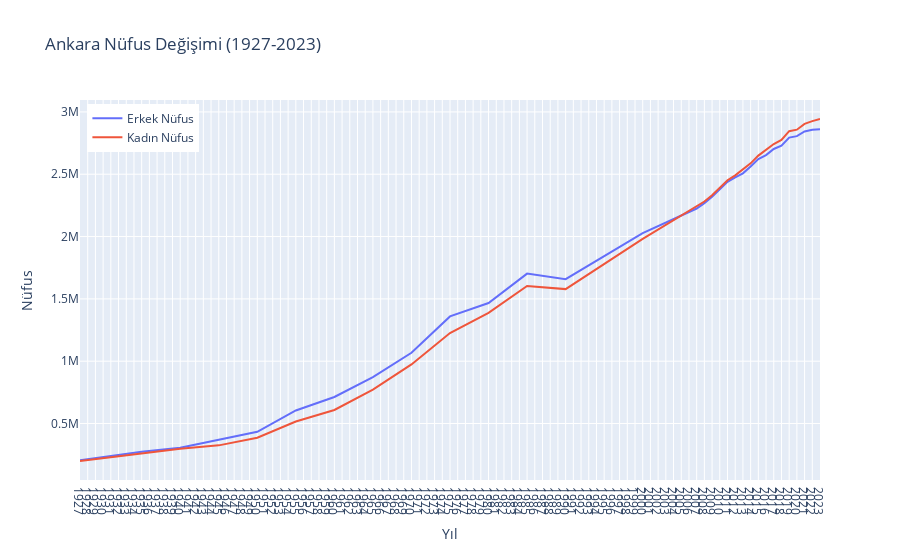

Notebook code for this chart:
### Code cell
# Veriler
yillar_ankara = ankara_sorted_population['Yıl']
erkek_nufus_ankara = ankara_sorted_population['Erkek']
kadin_nufus_ankara = ankara_sorted_population['Kadın']

# Figür oluşturma
fig_ankara = go.Figure()

# Erkek nüfusun grafiği
fig_ankara.add_trace(go.Scatter(x=yillar_ankara, y=erkek_nufus_ankara, mode='lines', name='Erkek Nüfus'))

# Kadın nüfusun grafiği
fig_ankara.add_trace(go.Scatter(x=yillar_ankara, y=kadin_nufus_ankara, mode='lines', name='Kadın Nüfus'))

# Figürü güncelleme ve düzenleme
fig_ankara.update_layout(title='Ankara Nüfus Değişimi (1927-2023)',
                         xaxis_title='Yıl',
                         yaxis_title='Nüfus',
                         legend=dict(yanchor="top", y=0.99, xanchor="left", x=0.01),
                         xaxis=dict(
                             tickmode='array',
                             tickvals=list(range(1927, 2024)),
                             ticktext=[str(year) for year in range(1927, 2024)]
                         ))

# Grafiği gösterme
fig_ankara.show()

### Figure 1 — Plotly figure (JSON) as saved in the notebook; plotly's stock layout.template omitted (floating-point values rounded to 4 significant figures)
{"data": [{"mode": "lines", "name": "Erkek Nüfus", "type": "scatter", "x": [1927, 1935, 1940, 1945, 1950, 1955, 1960, 1965, 1970, 1975, 1980, 1985, 1990, 2000, 2007, 2008, 2009, 2010, 2011, 2012, 2013, 2014, 2015, 2016, 2017, 2018, 2019, 2020, 2021, 2022, 2023], "y": [205368, 272843, 305626, 370768, 433371, 604887, 712768, 872680, 1067437, 1359373, 1466584, 1702805, 1658276, 2027105, 2225033, 2267779, 2318633, 2379226, 2439058, 2474456, 2507525, 2562805, 2621235, 2653431, 2702492, 2728900, 2793850, 2805877, 2843409, 2856479, 2860361]}, {"mode": "lines", "name": "Kadın Nüfus", "type": "scatter", "x": [1927, 1935, 1940, 1945, 1950, 1955, 1960, 1965, 1970, 1975, 1980, 1985, 1990, 2000, 2007, 2008, 2009, 2010, 2011, 2012, 2013, 2014, 2015, 2016, 2017, 2018, 2019, 2020, 2021, 2022, 2023], "y": [199352, 261182, 297339, 324758, 386322, 515977, 608612, 771622, 974221, 1225920, 1388105, 1603522, 1578350, 1980755, 2241723, 2281160, 2332169, 2392490, 2451835, 2491086, 2537558, 2587267, 2649340, 2693087, 2742534, 2775085, 2845226, 2857445, 2903916, 2925806, 2943121]}], "layout": {"legend": {"x": 0.01, "xanchor": "left", "y": 0.99, "yanchor": "top"}, "title": {"text": "Ankara Nüfus Değişimi (1927-2023)"}, "xaxis": {"tickmode": "array", "ticktext": ["1927", "1928", "1929", "1930", "1931", "1932", "1933", "1934", "1935", "1936", "1937", "1938", "1939", "1940", "1941", "1942", "1943", "1944", "1945", "1946", "1947", "1948", "1949", "1950", "1951", "1952", "1953", "1954", "1955", "1956", "1957", "1958", "1959", "1960", "1961", "1962", "1963", "1964", "1965", "1966", "1967", "1968", "1969", "1970", "1971", "1972", "1973", "1974", "1975", "1976", "1977", "1978", "1979", "1980", "1981", "1982", "1983", "1984", "1985", "1986", "1987", "1988", "1989", "1990", "1991", "1992", "1993", "1994", "1995", "1996", "1997", "1998", "1999", "2000", "2001", "2002", "2003", "2004", "2005", "2006", "2007", "2008", "2009", "2010", "2011", "2012", "2013", "2014", "2015", "2016", "2017", "2018", "2019", "2020", "2021", "2022", "2023"], "tickvals": [1927, 1928, 1929, 1930, 1931, 1932, 1933, 1934, 1935, 1936, 1937, 1938, 1939, 1940, 1941, 1942, 1943, 1944, 1945, 1946, 1947, 1948, 1949, 1950, 1951, 1952, 1953, 1954, 1955, 1956, 1957, 1958, 1959, 1960, 1961, 1962, 1963, 1964, 1965, 1966, 1967, 1968, 1969, 1970, 1971, 1972, 1973, 1974, 1975, 1976, 1977, 1978, 1979, 1980, 1981, 1982, 1983, 1984, 1985, 1986, 1987, 1988, 1989, 1990, 1991, 1992, 1993, 1994, 1995, 1996, 1997, 1998, 1999, 2000, 2001, 2002, 2003, 2004, 2005, 2006, 2007, 2008, 2009, 2010, 2011, 2012, 2013, 2014, 2015, 2016, 2017, 2018, 2019, 2020, 2021, 2022, 2023], "title": {"text": "Yıl"}}, "yaxis": {"title": {"text": "Nüfus"}}}}
